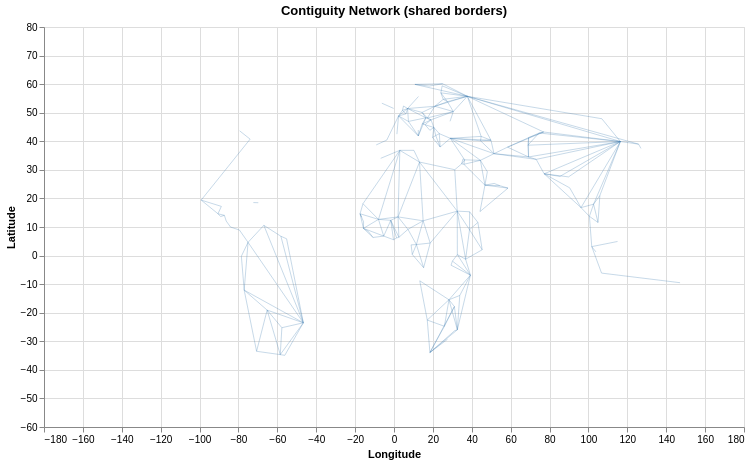

Notebook cell for this chart:
### Code cell
# Visualize contiguity network on a world map using VegaLite
using VegaLite

# Build edge list with coordinates for contiguous pairs
geo_coords = select(geo, :iso3, :lat, :lon)

edge_data = DataFrame()
for r in eachrow(contig_edges)
    o = String(r.iso_o)
    d = String(r.iso_d)
    o_row = filter(row -> !ismissing(row.iso3) && String(row.iso3) == o, geo_coords)
    d_row = filter(row -> !ismissing(row.iso3) && String(row.iso3) == d, geo_coords)
    if nrow(o_row) > 0 && nrow(d_row) > 0
        push!(edge_data, (
            lat_o=Float64(o_row[1, :lat]), lon_o=Float64(o_row[1, :lon]),
            lat_d=Float64(d_row[1, :lat]), lon_d=Float64(d_row[1, :lon]),
            iso_o=o, iso_d=d
        ), promote=true)
    end
end

edge_data |> @vlplot(
    width=700, height=400,
    title="Contiguity Network (shared borders)",
    mark={:rule, opacity=0.3, color="steelblue"},
    x={:lon_o, type=:quantitative, scale={domain=[-180, 180]}, title="Longitude"},
    y={:lat_o, type=:quantitative, scale={domain=[-60, 80]}, title="Latitude"},
    x2=:lon_d,
    y2=:lat_d
)

### Figure 1 — Vega specification as saved in the notebook (floating-point values rounded to 4 significant figures; data arrays with more than 128 entries replaced by an {"elided": "..."} marker saying what was removed)
{"$schema": "https://vega.github.io/schema/vega/v5.json", "axes": [{"aria": false, "domain": false, "grid": true, "gridScale": "y", "labels": false, "maxExtent": 0, "minExtent": 0, "orient": "bottom", "scale": "x", "tickCount": {"signal": "ceil(width/40)"}, "ticks": false, "zindex": 0}, {"aria": false, "domain": false, "grid": true, "gridScale": "x", "labels": false, "maxExtent": 0, "minExtent": 0, "orient": "left", "scale": "y", "tickCount": {"signal": "ceil(height/40)"}, "ticks": false, "zindex": 0}, {"grid": false, "labelFlush": true, "labelOverlap": true, "orient": "bottom", "scale": "x", "tickCount": {"signal": "ceil(width/40)"}, "title": "Longitude", "zindex": 0}, {"grid": false, "labelOverlap": true, "orient": "left", "scale": "y", "tickCount": {"signal": "ceil(height/40)"}, "title": "Latitude", "zindex": 0}], "background": "white", "data": [{"name": "source_0", "values": {"elided": "282 records"}}, {"name": "data_0", "source": "source_0", "transform": [{"expr": "isValid(datum[\"lon_o\"]) && isFinite(+datum[\"lon_o\"]) && isValid(datum[\"lat_o\"]) && isFinite(+datum[\"lat_o\"])", "type": "filter"}]}], "height": 400, "marks": [{"encode": {"update": {"description": {"signal": "\"Longitude: \" + (format(datum[\"lon_o\"], \"\")) + \"; Latitude: \" + (format(datum[\"lat_o\"], \"\")) + \"; lon_d: \" + (format(datum[\"lon_d\"], \"\")) + \"; lat_d: \" + (format(datum[\"lat_d\"], \"\"))"}, "opacity": {"value": 0.3}, "stroke": {"value": "steelblue"}, "x": {"field": "lon_o", "scale": "x"}, "x2": {"field": "lon_d", "scale": "x"}, "y": {"field": "lat_o", "scale": "y"}, "y2": {"field": "lat_d", "scale": "y"}}}, "from": {"data": "data_0"}, "name": "marks", "style": ["rule"], "type": "rule"}], "padding": 5, "scales": [{"domain": [-180, 180], "name": "x", "range": [0, {"signal": "width"}], "type": "linear", "zero": true}, {"domain": [-60, 80], "name": "y", "range": [{"signal": "height"}, 0], "type": "linear", "zero": true}], "style": "cell", "title": {"frame": "group", "text": "Contiguity Network (shared borders)"}, "width": 700}
